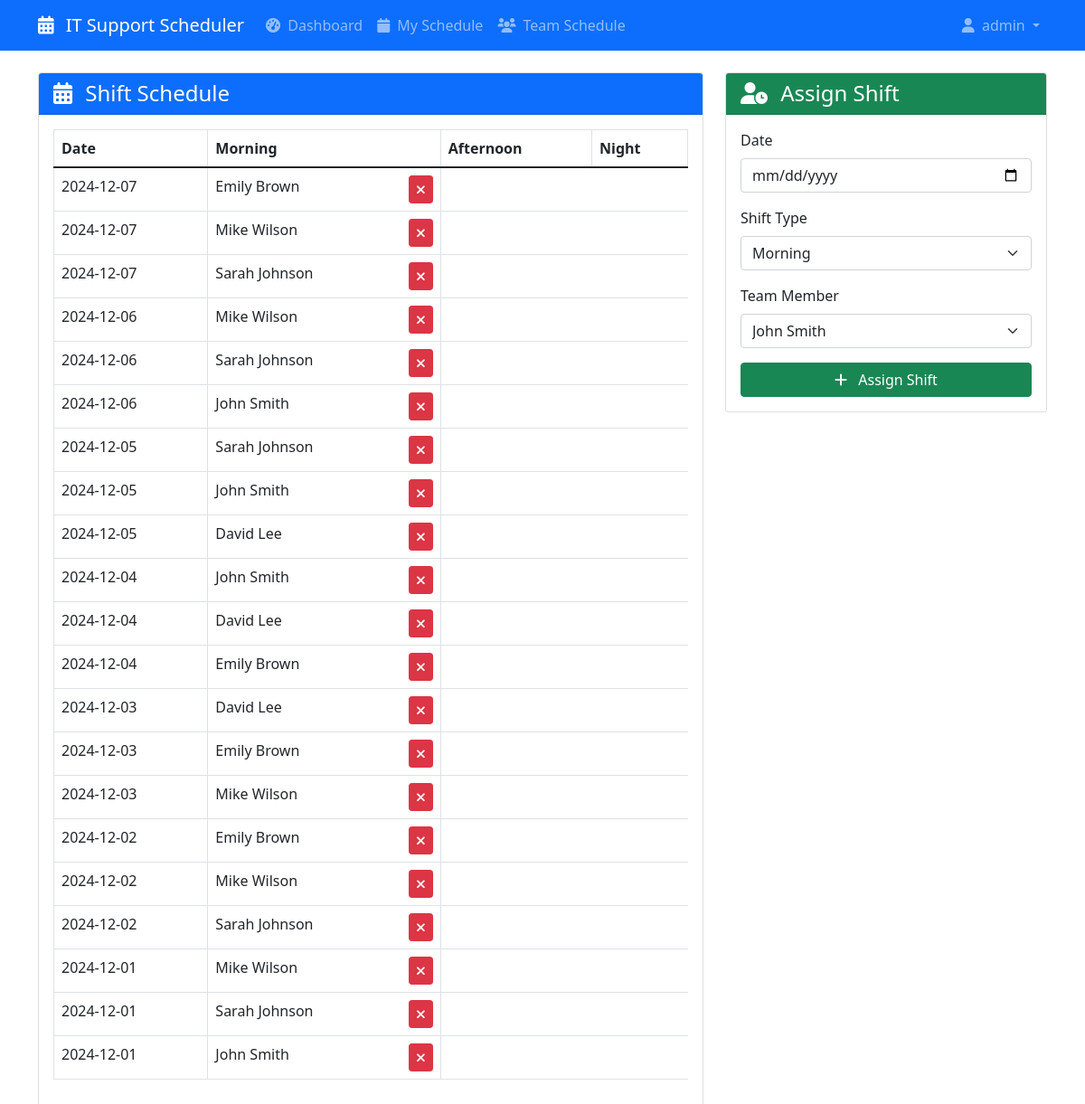
/admin/schedule-management (signed in), run on the app's committed database.
### app/models.py (models this page shows, shortened)
class User(UserMixin, db.Model):
    id = db.Column(db.Integer, primary_key=True)
    username = db.Column(db.String(64), index=True, unique=True)
    email = db.Column(db.String(120), index=True, unique=True)
    password_hash = db.Column(db.String(128))
    is_admin = db.Column(db.Boolean, default=False)
    team_member = db.relationship('TeamMember', backref='user', uselist=False)

class Shift(db.Model):
    id = db.Column(db.Integer, primary_key=True)
    date = db.Column(db.Date, index=True)
    shift_type = db.Column(db.String(20))  # Morning, Afternoon, Night
    team_member_id = db.Column(db.Integer, db.ForeignKey('team_member.id'))
    created_at = db.Column(db.DateTime, default=datetime.utcnow)

class TeamMember(db.Model):
    id = db.Column(db.Integer, primary_key=True)
    name = db.Column(db.String(64), index=True)
    role = db.Column(db.String(64))
    availability = db.Column(db.String(128))  # Comma-separated days
    shifts = db.relationship('Shift', backref='team_member', lazy='dynamic')
    user_id = db.Column(db.Integer, db.ForeignKey('user.id'))

### app/admin/routes.py (the view)
@bp.route('/schedule-management')
@login_required
@admin_required
def schedule_management():
    shifts = Shift.query.order_by(Shift.date.desc()).all()
    team_members = TeamMember.query.all()
    return render_template('admin/schedule_management.html',
                         title='Schedule Management',
                         shifts=shifts,
                         team_members=team_members)

### app/models.py (called while the page is built)
@login.user_loader
def load_user(id):
    return User.query.get(int(id))

### app/templates/admin/schedule_management.html (shortened to what this page needs)
{% extends "base.html" %}
{% block content %}
<div class="container mt-4">
    <div class="row">
        <div class="col-md-8">
            <div class="card">
                <div class="card-header bg-primary text-white">
                    <h4 class="card-title mb-0">
                        <i class="fas fa-calendar-alt me-2"></i>
                        Shift Schedule
                    </h4>
                </div>
                <div class="card-body">
                    <div class="table-responsive">
                        <table class="table table-bordered">
                            <thead>
                                <tr>
                                    <th>Date</th>
                                    <th>Morning</th>
                                    <th>Afternoon</th>
                                    <th>Night</th>
                                </tr>
                            </thead>
                            <tbody>
                                {% set current_date = None %}
                                {% for shift in shifts %}
                                    {% if current_date != shift.date %}
                                        <tr>
                                            <td>{{ shift.date.strftime('%Y-%m-%d') }}</td>
                                        {% set current_date = shift.date %}
                                    {% endif %}
                                    <td>
                                        {% if shift.team_member %}
                                            {{ shift.team_member.name }}
                                            <button class="btn btn-sm btn-danger float-end" data-bs-toggle="modal" data-bs-target="#deleteShiftModal{{ shift.id }}">
                                                <i class="fas fa-times"></i>
                                            </button>
                                        {% else %}
                                            <button class="btn btn-sm btn-success w-100" data-bs-toggle="modal" data-bs-target="#assignShiftModal">
                                                <i class="fas fa-plus"></i> Assign
                                            </button>
                                        {% endif %}
                                    </td>
                                {% endfor %}
                            </tbody>
                        </table>
                    </div>
                </div>
            </div>
        </div>
        <div class="col-md-4">
            <div class="card">
                <div class="card-header bg-success text-white">
                    <h4 class="card-title mb-0">
                        <i class="fas fa-user-clock me-2"></i>
                        Assign Shift
                    </h4>
                </div>
                <div class="card-body">
                    <form action="{{ url_for('admin.assign_shift') }}" method="post">
                        <div class="mb-3">
                            <label class="form-label">Date</label>
                            <input type="date" class="form-control" name="date" required>
                        </div>
                        <div class="mb-3">
                            <label class="form-label">Shift Type</label>
                            <select class="form-select" name="shift_type" required>
                                <option value="Morning">Morning</option>
                            </select>
                        </div>
                        <div class="mb-3">
                            <label class="form-label">Team Member</label>
                            <select class="form-select" name="team_member_id" required>
                                {% for member in team_members %}
                                <option value="{{ member.id }}">{{ member.name }}</option>
                                {% endfor %}
                            </select>
                        </div>
                        <div class="d-grid">
                            <button type="submit" class="btn btn-success">
                                <i class="fas fa-plus me-2"></i>
                                Assign Shift
                            </button>
                        </div>
                    </form>
                </div>
            </div>
        </div>
    </div>
</div>
{% endblock %}

### app/templates/base.html (shortened to what this page needs)
<!DOCTYPE html>
<html lang="en">
<head>
    <link href="https://cdn.jsdelivr.net/npm/bootstrap@5.1.3/dist/css/bootstrap.min.css" rel="stylesheet">
    <link href="https://cdnjs.cloudflare.com/ajax/libs/font-awesome/6.0.0/css/all.min.css" rel="stylesheet">
</head>
<body>
    <nav class="navbar navbar-expand-lg navbar-dark bg-primary">
        <div class="container">
            <a class="navbar-brand" href="{{ url_for('user.dashboard') }}">
                <i class="fas fa-calendar-alt me-2"></i>
                IT Support Scheduler
            </a>
            <div class="collapse navbar-collapse" id="navbarNav">
                <ul class="navbar-nav me-auto">
                    {% if current_user.is_authenticated %}
                    <li class="nav-item">
                        <a class="nav-link" href="{{ url_for('user.dashboard') }}">
                            <i class="fas fa-tachometer-alt me-1"></i>
                            Dashboard
                        </a>
                    </li>
                    <li class="nav-item">
                        <a class="nav-link" href="{{ url_for('user.my_schedule') }}">
                            <i class="fas fa-calendar me-1"></i>
                            My Schedule
                        </a>
                    </li>
                    <li class="nav-item">
                        <a class="nav-link" href="{{ url_for('user.team_schedule') }}">
                            <i class="fas fa-users me-1"></i>
                            Team Schedule
                        </a>
                    </li>
                    {% endif %}
                </ul>
                <ul class="navbar-nav">
                    {% if current_user.is_authenticated %}
                    <li class="nav-item dropdown">
                        <a class="nav-link dropdown-toggle" href="#" id="navbarDropdown" role="button" data-bs-toggle="dropdown">
                            <i class="fas fa-user me-1"></i>
                            {{ current_user.username }}
                        </a>
                    </li>
                    {% endif %}
                </ul>
            </div>
        </div>
    </nav>
    {% block content %}{% endblock %}
</body>
</html>

### app/templates/base.html (style rules this page uses)
.card { transition: transform 0.2s; margin-bottom: 1rem; }

### data on the page
User: username "admin"
Shift: date "2024-12-07", team_member.name "Emily Brown"
Shift: date "2024-12-07", team_member.name "Mike Wilson"
Shift: date "2024-12-07", team_member.name "Sarah Johnson"
Shift: date "2024-12-06", team_member.name "Mike Wilson"
Shift: date "2024-12-06", team_member.name "Sarah Johnson"
Shift: date "2024-12-06", team_member.name "John Smith"
Shift: date "2024-12-05", team_member.name "Sarah Johnson"
Shift: date "2024-12-05", team_member.name "John Smith"
Shift: date "2024-12-05", team_member.name "David Lee"
Shift: date "2024-12-04", team_member.name "John Smith"
Shift: date "2024-12-04", team_member.name "David Lee"
Shift: date "2024-12-04", team_member.name "Emily Brown"
Shift: date "2024-12-03", team_member.name "David Lee"
Shift: date "2024-12-03", team_member.name "Emily Brown"
Shift: date "2024-12-03", team_member.name "Mike Wilson"
Shift: date "2024-12-02", team_member.name "Emily Brown"
Shift: date "2024-12-02", team_member.name "Mike Wilson"
Shift: date "2024-12-02", team_member.name "Sarah Johnson"
Shift: date "2024-12-01", team_member.name "Mike Wilson"
Shift: date "2024-12-01", team_member.name "Sarah Johnson"
Shift: date "2024-12-01", team_member.name "John Smith"

### other printed values
form field team_member_id "John Smith"
